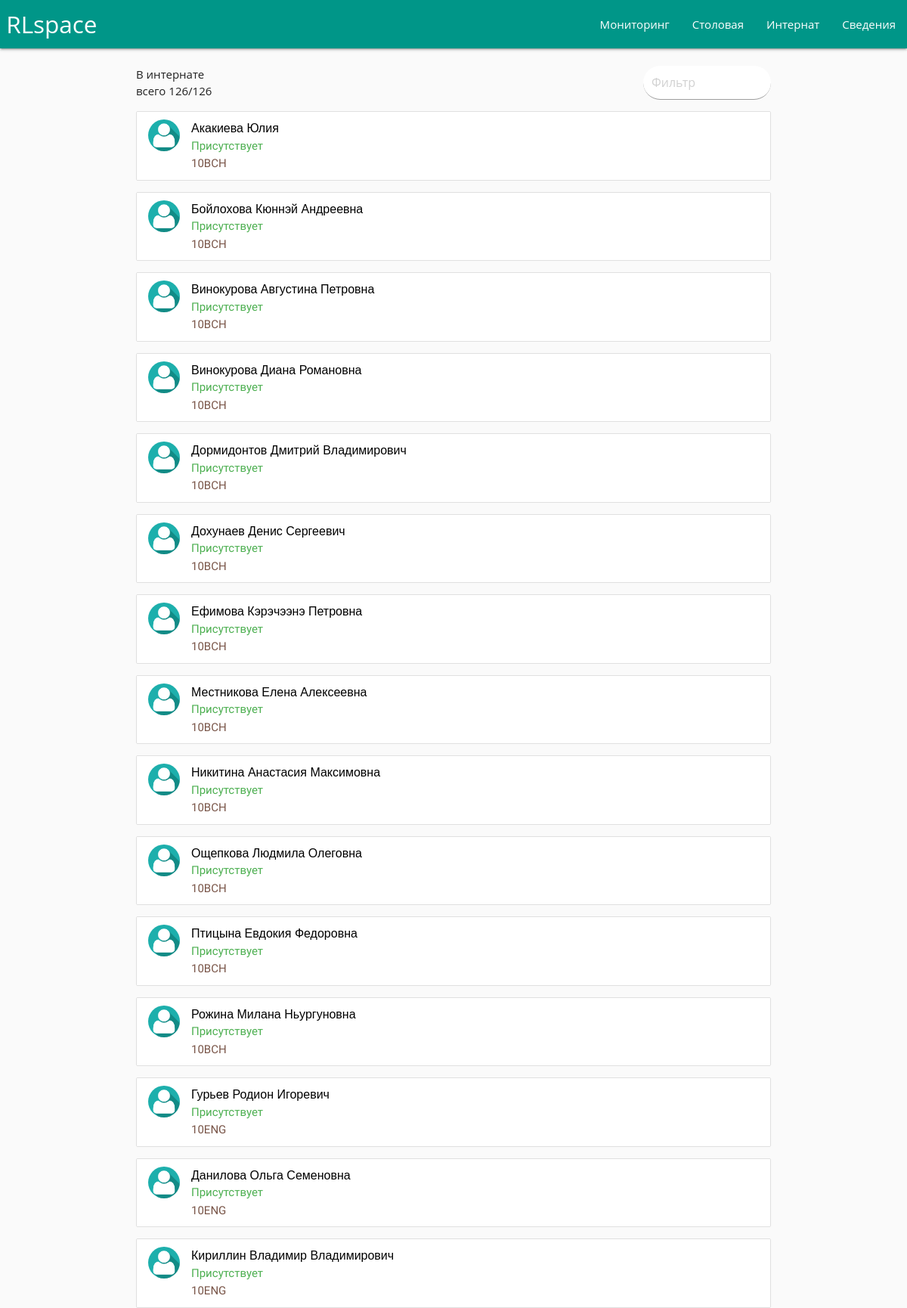
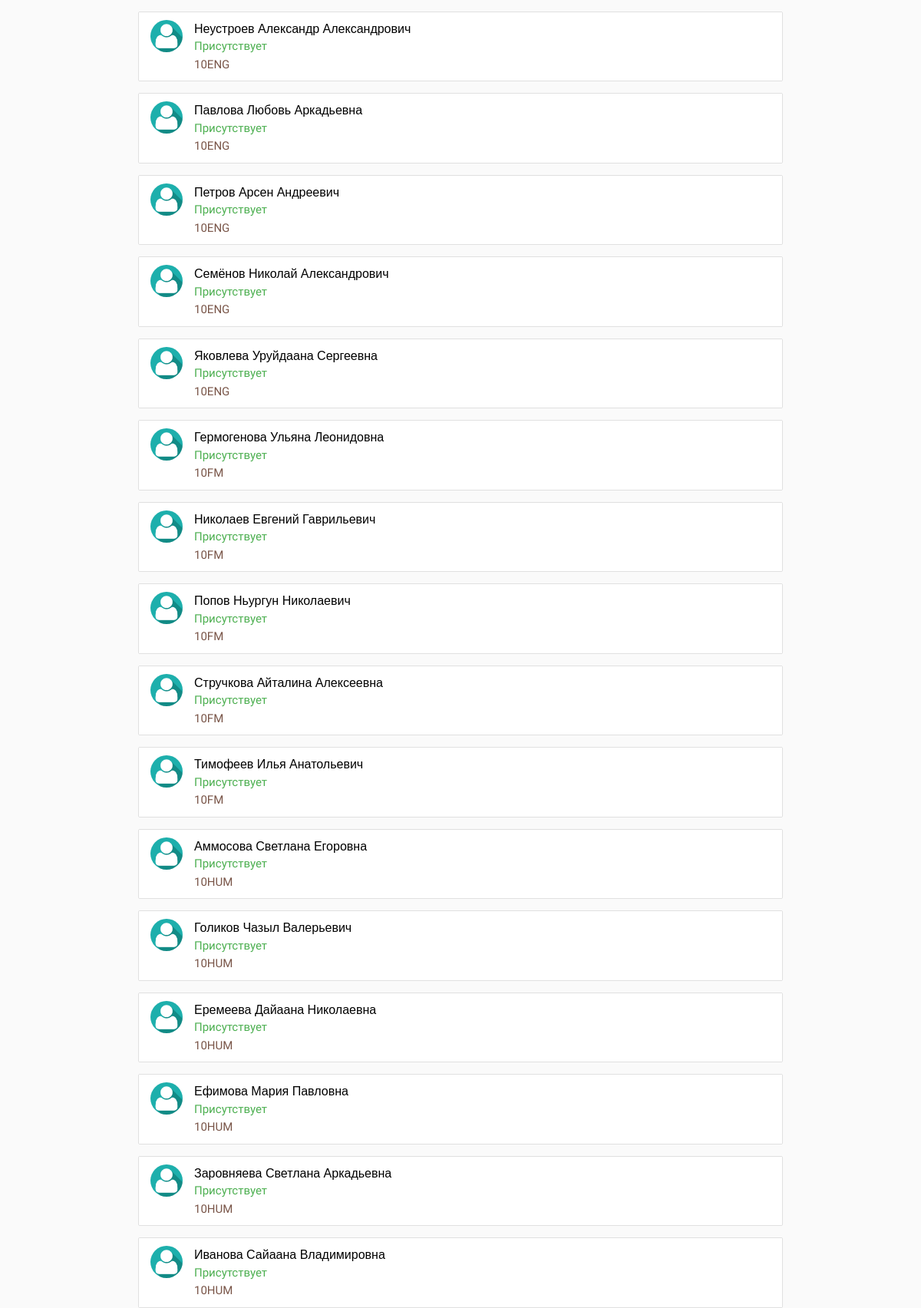
/board/ (upper part), run on the app's committed database (2 pictures, top to bottom).
### main/models.py (models this page shows, shortened)
class Pupil(models.Model):
    index       = models.CharField(max_length = 50)
    qrcode      = models.CharField(max_length = 50)
    name        = models.CharField(max_length = 50)
    grade       = models.CharField(max_length = 50, choices = GRADE)
    location    = models.CharField(max_length = 50, choices = LOCATION)
    eating      = models.BooleanField(default = False)
    inboard     = models.BooleanField(default = True)
    status      = models.CharField(max_length = 50, default = "absent", choices = STATUS)
    arrive_time	   = models.TimeField('time arrive', null = True, blank = True)
    photo     	   = models.ImageField(upload_to = "images/", default = "images/default.jpg")
    non_attendance = models.IntegerField(default = 0);

### main/views.py (the view)
# urls.py: url(r'^board/$',                                views.board,       name = 'board'),
def board(request):
    context = {}
    pupils = Pupil.objects.filter(location = "boarding")
    pupils_list = sorted(pupils, key=operator.attrgetter('grade','name'))
    context["in_board"] = len(Pupil.objects.filter(location = "boarding", inboard = True))
    context["pupils_amt"] = len(pupils)
    context["pupils"] = pupils_list
    request = render(request, 'main/board.html', context)
    return request

### main/templates/main/board.html (shortened to what this page needs)
{% include 'main/header.html' %}
<div class = "container">
    <div class = "row">
        <span style="display: flex;">
            <p class="left"> В интернате всего {{in_board}}/{{pupils_amt}}</p>
            <input class = "filter right col s4 offset-s8" placeholder="Фильтр" style = "background: white; border-radius: 40px; ">
        </span>
        {% for pupil in pupils %}
        <filtertag>
            <a href = "/profile/{{pupil.id}}">
                <ul class="collection">
                    <li class="collection-item avatar">
                        <img src="/media/{{ pupil.photo }}" alt="" class="circle img-responsive">
                        <span class="title black-text">{{ pupil.name }}</span>
                        <p>
                            {% if pupil.inboard %}
                                <font class = "green-text">Присутствует</font>
                            {% else %}
                                <font class = "red-text">Отсутствует</font>
                            {% endif %} <br>
                            <font class = "brown-text" >{{ pupil.grade }} </font>
                        </p>
                    </li>
                </ul>
            </a>
        </filtertag>
        {% endfor %}
    </div>
</div>
{% include 'main/footer.html' %}

### main/static/css/clock.css (style rules this page uses)
* { margin: 0; padding: 0; box-sizing: border-box; }
@media only screen and (min-width: 768px) { .title { font: 48px Arial; } }

### main/templates/main/header.html (style rules this page uses)
* { font-family: 'Arimo', sans-serif; }

### data on the page
Pupil: photo (placeholder picture), name "Акакиева Юлия", inboard "Присутствует", grade "10BCH"
Pupil: photo (placeholder picture), name "Бойлохова Кюннэй Андреевна", inboard "Присутствует", grade "10BCH"
Pupil: photo (placeholder picture), name "Винокурова Августина Петровна", inboard "Присутствует", grade "10BCH"
Pupil: photo (placeholder picture), name "Винокурова Диана Романовна", inboard "Присутствует", grade "10BCH"
Pupil: photo (placeholder picture), name "Дормидонтов Дмитрий Владимирович", inboard "Присутствует", grade "10BCH"
Pupil: photo (placeholder picture), name "Дохунаев Денис Сергеевич", inboard "Присутствует", grade "10BCH"
Pupil: photo (placeholder picture), name "Ефимова Кэрэчээнэ Петровна", inboard "Присутствует", grade "10BCH"
Pupil: photo (placeholder picture), name "Местникова Елена Алексеевна", inboard "Присутствует", grade "10BCH"
Pupil: photo (placeholder picture), name "Никитина Анастасия Максимовна", inboard "Присутствует", grade "10BCH"
Pupil: photo (placeholder picture), name "Ощепкова Людмила Олеговна", inboard "Присутствует", grade "10BCH"
Pupil: photo (placeholder picture), name "Птицына Евдокия Федоровна", inboard "Присутствует", grade "10BCH"
Pupil: photo (placeholder picture), name "Рожина Милана Ньургуновна", inboard "Присутствует", grade "10BCH"
Pupil: photo (placeholder picture), name "Гурьев Родион Игоревич", inboard "Присутствует", grade "10ENG"
Pupil: photo (placeholder picture), name "Данилова Ольга Семеновна", inboard "Присутствует", grade "10ENG"
Pupil: photo (placeholder picture), name "Кириллин Владимир Владимирович", inboard "Присутствует", grade "10ENG"
Pupil: photo (placeholder picture), name "Неустроев Александр Александрович", inboard "Присутствует", grade "10ENG"
Pupil: photo (placeholder picture), name "Павлова Любовь Аркадьевна", inboard "Присутствует", grade "10ENG"
Pupil: photo (placeholder picture), name "Петров Арсен Андреевич", inboard "Присутствует", grade "10ENG"
Pupil: photo (placeholder picture), name "Семёнов Николай Александрович", inboard "Присутствует", grade "10ENG"
Pupil: photo (placeholder picture), name "Яковлева Уруйдаана Сергеевна", inboard "Присутствует", grade "10ENG"
Pupil: photo (placeholder picture), name "Гермогенова Ульяна Леонидовна", inboard "Присутствует", grade "10FM"
Pupil: photo (placeholder picture), name "Николаев Евгений Гаврильевич", inboard "Присутствует", grade "10FM"
Pupil: photo (placeholder picture), name "Попов Ньургун Николаевич", inboard "Присутствует", grade "10FM"
Pupil: photo (placeholder picture), name "Стручкова Айталина Алексеевна", inboard "Присутствует", grade "10FM"
Pupil: photo (placeholder picture), name "Тимофеев Илья Анатольевич", inboard "Присутствует", grade "10FM"
Pupil: photo (placeholder picture), name "Аммосова Светлана Егоровна", inboard "Присутствует", grade "10HUM"
Pupil: photo (placeholder picture), name "Голиков Чазыл Валерьевич", inboard "Присутствует", grade "10HUM"
Pupil: photo (placeholder picture), name "Еремеева Дайаана Николаевна", inboard "Присутствует", grade "10HUM"
Pupil: photo (placeholder picture), name "Ефимова Мария Павловна", inboard "Присутствует", grade "10HUM"
Pupil: photo (placeholder picture), name "Заровняева Светлана Аркадьевна", inboard "Присутствует", grade "10HUM"
Pupil: photo (placeholder picture), name "Иванова Сайаана Владимировна", inboard "Присутствует", grade "10HUM"

### other printed values
{{ in_board }} "126"
{{ pupils_amt }} "126"
